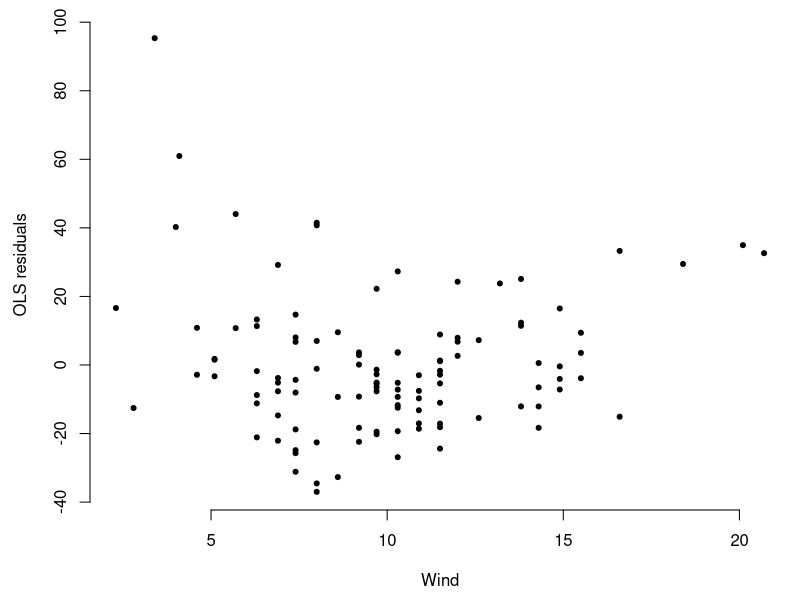
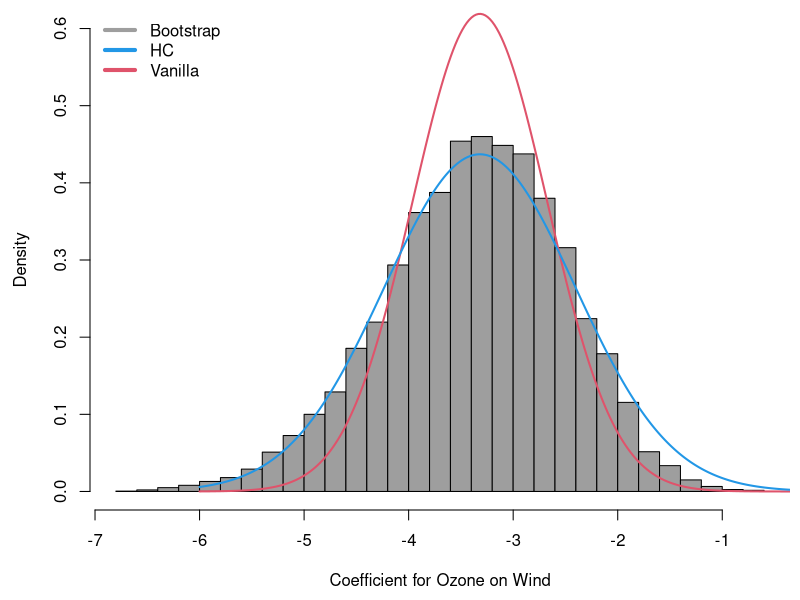

Recreate these plots in R, in order.
data(airquality)
fit <- lm(Ozone ~ ., data=airquality)
summary(fit)$coef["Wind",]

library(AER)
bvar <- vcovHC(fit)
round(bvar,1)

sqrt(bvar["Wind","Wind"])

pdf("../book/graphics/ozoneresid.pdf", width=3.5, height=3.5)
par(mai=c(.9,.9,.2,.1))
plot(na.omit(airquality)$Wind, fit$residuals, pch=20, bg=8, bty="n",
	xlab="Wind", ylab="OLS residuals")
dev.off()

B <- 10000
beta <- vector(length=B)
n <- nrow(airquality)
for(b in 1:B){
  bs = sample.int(n,n,replace=TRUE)
  bsfit <- lm(Ozone ~., data=airquality, subset=bs)
  beta[b] <- coef(bsfit)["Wind"] }
sd(beta)

coef <- summary(fit)$coef["Wind",1:2]
pdf("../book/graphics/ozoneboot.pdf", width=3.5, height=3.5)
par(mai=c(.9,.9,.1,.1))
hist(beta, col=8, main="", 
  xlab="Coefficient for Ozone on Wind", 
  freq=FALSE,ylim=c(0,0.6),breaks=25)
grid <- seq(-6,5,length=500)
lines(grid, dnorm(grid,coef[1],coef[2]),col=2,lwd=2)
lines(grid, dnorm(grid,coef[1],sqrt(bvar["Wind","Wind"])),col=4,lwd=2)
legend("topleft",col=c(8,4,2),lwd=4, 
  legend=c("Bootstrap",
           "HC",
           "Vanilla"),bty="n")
dev.off()
